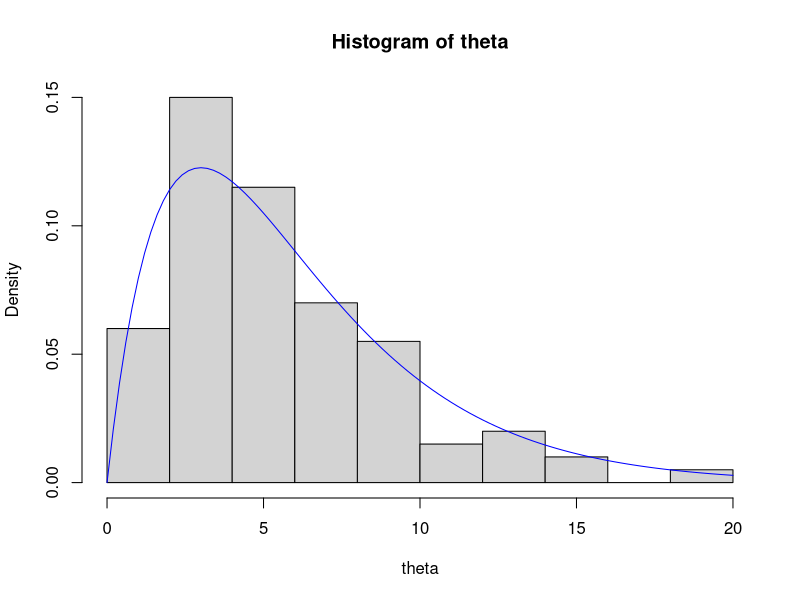
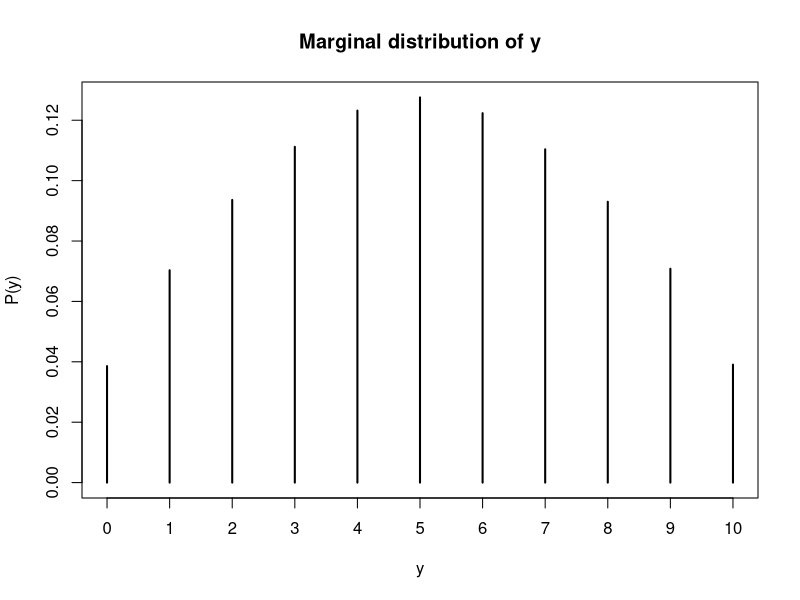

Reproduce these figures in R, in order.
## ---- chunk 1
knitr::opts_chunk$set(echo = TRUE)
## ---- chunk 2
set.seed(32) # Initializes the random number generator so we can replicate these results. To get different random numbers, change the seed.
m = 100
a = 2.0
b = 1.0 / 3.0
## ---- chunk 3
theta = rgamma(n=m, shape=a, rate=b)
## ---- chunk 4
hist(theta, freq=FALSE)
curve(dgamma(x=x, shape=a, rate=b), col="blue", add=TRUE)
## ---- chunk 5
sum(theta) / m # sample mean
## ---- chunk 6
mean(theta) # sample mean
## ---- chunk 7
a / b # true expected value
## ---- chunk 8
m = 1e4
theta = rgamma(n=m, shape=a, rate=b)
mean(theta)
## ---- chunk 9
var(theta) # sample variance
## ---- chunk 10
a / b^2 # true variance of Gamma(a,b)
## ---- chunk 11
ind = theta < 5.0 # set of indicators, TRUE if theta_i < 5
mean(ind) # automatically converts FALSE/TRUE to 0/1
## ---- chunk 12
pgamma(q=5.0, shape=a, rate=b) # true value of Pr( theta < 5 )
## ---- chunk 13
quantile(x=theta, probs=0.9)
## ---- chunk 14
qgamma(p=0.9, shape=a, rate=b) # true value of 0.9 quantile

## ---- chunk 15
se = sd(theta) / sqrt(m)
2.0 * se # we are reasonably confident that the Monte Carlo estimate is no more than this far from the truth
## ---- chunk 16
ind = theta < 5.0
se = sd(ind) / sqrt(m)
2.0 * se # we are reasonably confident that the Monte Carlo estimate is no more than this far from the truth
## ---- chunk 17
m = 10e4

y = numeric(m) # create the vectors we will fill in with simulations
phi = numeric(m)

for (i in 1:m) {
  phi[i] = rbeta(n=1, shape1=2.0, shape2=2.0)
  y[i] = rbinom(n=1, size=10, prob=phi[i])
}
# which is equivalent to the following 'vectorized' code
phi = rbeta(n=m, shape1=2.0, shape2=2.0)
y = rbinom(n=m, size=10, prob=phi)
## ---- chunk 18
mean(y)
## ---- chunk 19
plot(prop.table(table(y)), ylab="P(y)", main="Marginal distribution of y")

## ---- chunk 20

